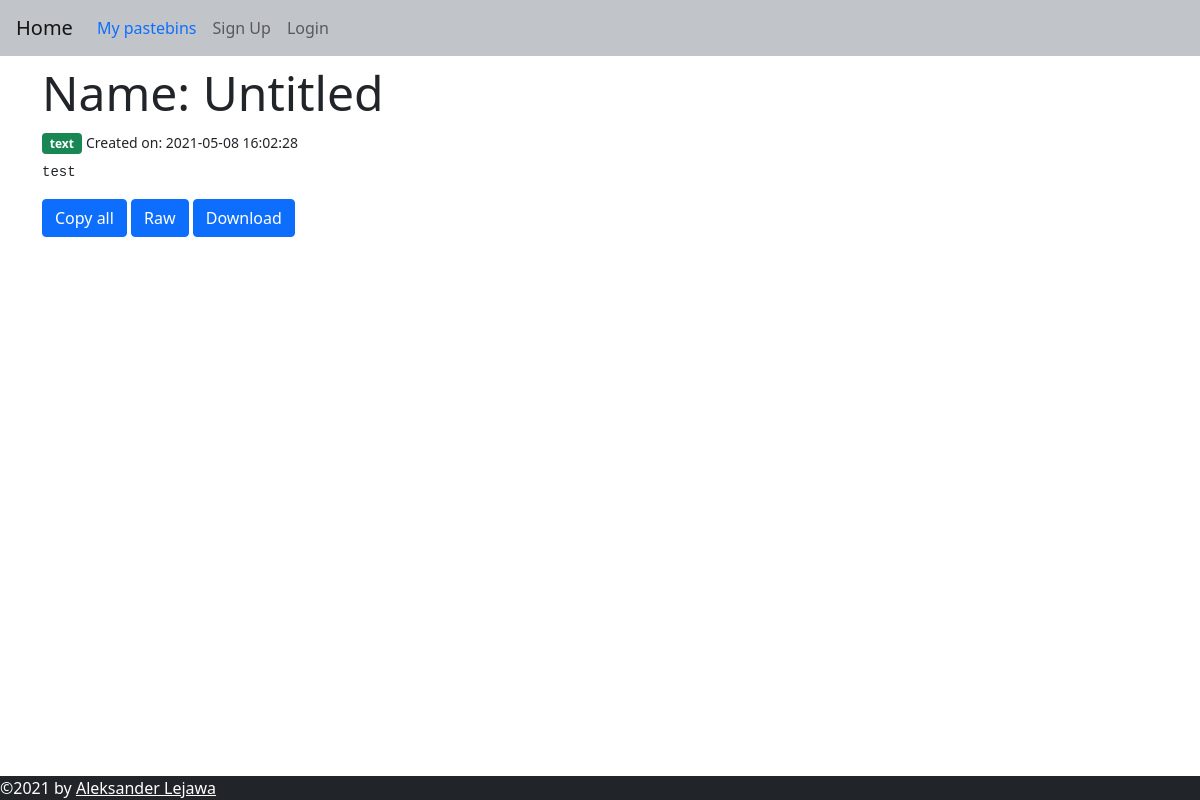
The page /1 on the database its author committed.
### web/models/pastebin.py (models this page shows, shortened)
class Pastebin(db.Model):
    id = db.Column(db.Integer, primary_key=True)
    title = db.Column(db.String(150), default="Untitled")
    content = db.Column(db.String(6000000))
    paste_type = db.Column(db.String(50))
    link = db.Column(db.String(150), unique=True)
    date = db.Column(db.DateTime(timezone=True), default=func.now())
    expire_date = db.Column(db.DateTime(timezone=True))
    password = db.Column(db.String(150))
    user_id = db.Column(db.Integer, db.ForeignKey("user.id"))
    def is_expired(self):
        if self.expire_date is not None:
            if datetime.utcnow() > self.expire_date:
                db.session.delete(self)
                db.session.commit()
                return True
            else:
                return False
        else:
            return False

### web/blueprints/pastebin_view.py (the view, shortened to what this page needs)
@pastebin_view.route("/<link>", methods=["GET", "POST"])
def pastebin(link: str):
   if request.method == "GET":
      pastebin = Pastebin.query.filter_by(link=link).first()
      password_cookie = request.cookies.get(link)
      if pastebin and not pastebin.is_expired():
         if not pastebin.password or password_cookie == pastebin.password:
            return render_template("pastebin.html", user=current_user, pastebin=pastebin, time=datetime.utcnow().replace(microsecond=0))
      else:
         flash("Can't find pastebin.", category="error")
         return redirect(url_for("pastebin_view.home"))

### web/templates/pastebin.html (shortened to what this page needs)
{% extends "base.html" %}
{% block content %}
{% if password %}
<form method="POST">
    <h2>This pastebin is private, please enter password</h2>
    <div class="form-group">
        <label for="password">Password</label>
        <input type="password" class="form-control" id="password" name="password" placeholder="Enter password" />
    </div>
    <div>
        <button type="submit" class="btn btn-primary mt-2">Enter</button>
    </div>
</form>
{% else %}
<h1 class="display-5 text-break">Name: {{ pastebin.title }} </h1>
<span class="badge bg-success">{{ pastebin.paste_type }}</span>
<small>Created on: {{ pastebin.date }}</small>
<pre class="mt-2"><code class= "{{ pastebin.type }}">{{ pastebin.content }}</code></pre>
<button id="copy-all" class="btn btn-primary">Copy all</button>
<form class="pastebin_button_form" action="/raw/{{ pastebin.link }}">
    <button id="raw" class="btn btn-primary">Raw</button>
</form>
<form class="pastebin_button_form" action="/download/{{ pastebin.link }}">
    <button id="download" class="btn btn-primary">Download</button>
</form>
{% endif %}
{% endblock %}

### web/static/css/style.css (style rules this page uses)
.pastebin_button_form { display: inline; }

### rows shown on the page
Pastebin: title "Untitled", paste_type "text", date "2021-05-08 16:02:28", content "test"
